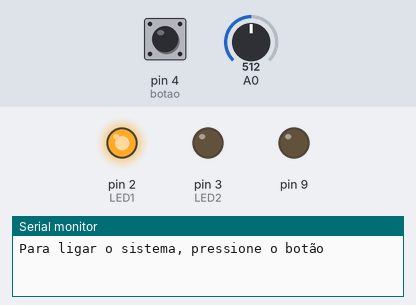
The sketch below on a simulated Arduino Uno, built with avr-gcc and run on an emulated ATmega328P. Parts: output pins drawn as LEDs (lit = HIGH), the last lines printed to the serial monitor. The inputs (shaded band) are chosen by the test bench; at power-on: pin 4 (botao) HIGH, A0 = 512.

Above: at 0.8 s.
0.9 s: pin 4 (botao) pulled LOW for 0.15 s
At 1.3 s:
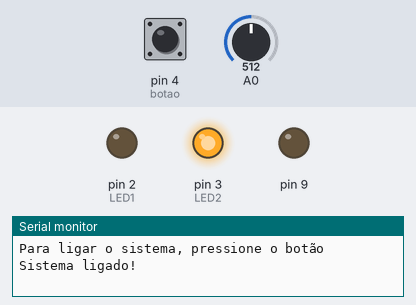
4.0 s: A0 set to 716
At 6.4 s:
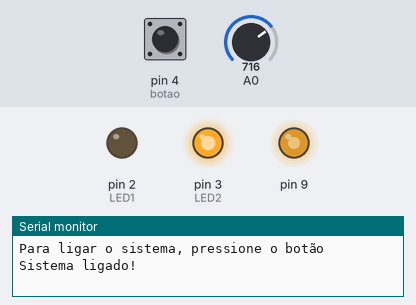
7.0 s: A0 set to 900
At 8.3 s:
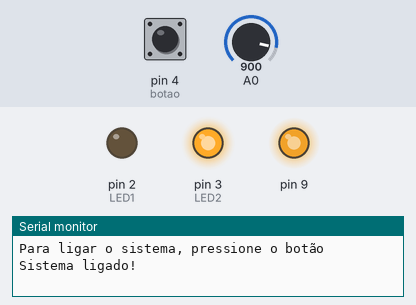
10.0 s: A0 set to 511
At 10.6 s:
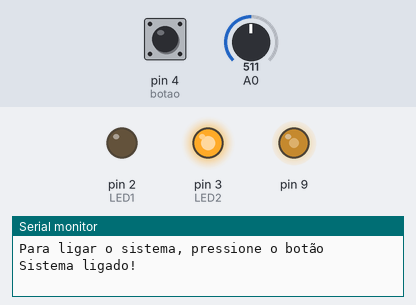
16.0 s: pin 4 (botao) pulled LOW for 1 s
At 18.3 s:
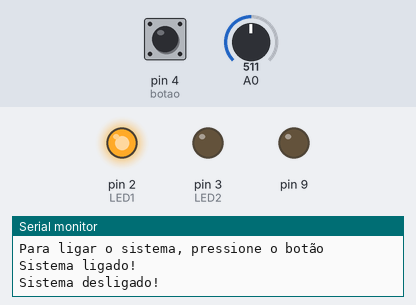
Timing chart, 0 to 19.5 s (numbered marks = the images above; inputs shaded):
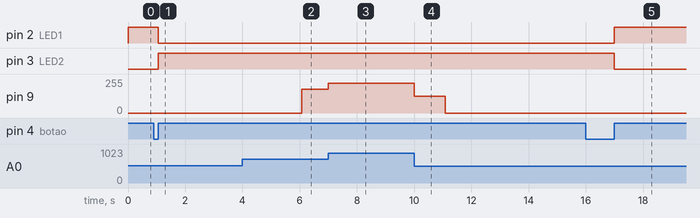

The sketch:

main.ino
```cpp
#include <avr/io.h>
#include <avr/interrupt.h>
#include <inttypes.h>

#define F_CPU 16000000UL /*define a frequência do microcontrolador 16MHz (necessário
 para usar as rotinas de atraso)*/
#define BAUD   9600    //taxa de 9600 bps
#define MYUBRR  F_CPU/16/BAUD-1

#include <avr/io.h> //definições do componente especificado
#include <util/delay.h> //bibliot. para as rotinas de _delay_ms() e delay_us()
//Definições de macros - para o trabalho com os bits de uma variável
#define LED1 PD2 // PIN 2 (LED VERMELHO) - REPRESENTA QUE O SISTEMA ESTÁ DESLIGADO
#define LED2 PD3 // PIN 3 (LED VERDE) - REPRESENTA QUE O SISTEMA ESTÁ LIGADO
#define botao PD4
#define botaoPressionado(PIND,botao) !tst_bit(PIND,botao)

#define turnLedOn(PORT, bits) PORT&=~(1<<bits)
#define turnLedOff(PORT,bits) PORT|=(1<<bits)
#define tst_bit(PIN,bits)(PIN&(1<<bits)) //testa o bit x da variável Y (retorna 0 ou 1)

int cont = 0;
bool state = false;
unsigned char *chptr;
//------------------------------------------------------------------------------------


void USART_Inic(unsigned int ubrr)
{
  UBRR0H = (unsigned char)(ubrr >> 8); //Ajusta a taxa de transmissão
  UBRR0L = (unsigned char)ubrr;

  UCSR0A = 0;//desabilitar velocidade dupla (no Arduino é habilitado por padrão)
  UCSR0B = _BV(RXEN0) | _BV(TXEN0); //Habilita tanto o transmissor quanto o receptor
  UCSR0C = _BV(UCSZ01) | _BV(UCSZ00); /*modo assíncrono, 8 bits de dados, 1 bit de parada, sem paridade*/
}

void USART_Transmit(unsigned char info)
{
  while(!(UCSR0A & (1<<UDRE0))); // espera a limpeza do registrador de transmissão
  UDR0 = info; // envia o dado
}

void escreverMensagem(char *c) {
  for (; *c != 0; c++) USART_Transmit(*c);
}

uint8_t rxByte()
{
  //Bit RXC sinaliza quando existem bytes não lidos no buffer
  while(!(UCSR0A & (1<<RXC0)));
  return UDR0;
}

/*
 * Limpa o registrador de entrada - quando ocorre um erro, por exemplo -
 */
void USART_Flush( void )
{
 unsigned char dummy;
 while ( UCSR0A & (1<<RXC0) ) dummy = UDR0;
}

// configuração do ADC
void set_ADC(void)
{
  // Registrador de Seleção
  ADMUX |= 0b01000000; // 01 ref(Vcc); 0 (ADC - SEM ADLAR); 0 (RESERVADO); 0000 (MUX p/ ADC0)
  // Registrador de Status
  ADCSRA |= 0b11000111; // 1 (ADEN: Enable); 10 (ADSC: Start Conversion e ADATE: sem auto trigger); 00 (ADIF: Flag de interrupção e ADIE: Interrupt Enable); 111 (Prescaler - Divisão por 128)
  // Habilita uso de interrupção
  sei();
}

long mapFunction(long adc, long in_min, long in_max, long out_min, int out_max)
{
  return (adc - in_min) * (out_max - out_min) / (in_max - in_min) + out_min;
}

void set_counter()
{
  /*
   * Configura-se o contador
   * 1. COM0A1 - PWM NÃO INVERTIDO;
   * 2. WGM01 e WGM00 - MODO DE OPERAÇÃO DE 10 BITS;
   * 3. APÓS SETAR WGM12, PWM OPERA NO MODO FAST;
   * 4. CS02 - HABILITA-SE UM DIVISOR DE 256 (DEFINE A TAXA DE SÍMBOLO DE TRANSMISSÃO);
   * 5. ativa a interrupção por estouro do TIMER 0.
   */
  cli();
  TCNT0 =  0b00000000;
  //TCCR0A = _BV(COM0A1) | _BV(WGM01) | _BV(WGM00);
  TCCR0B = _BV(WGM02) | _BV(CS02);
  TIMSK0 = _BV(TOIE0);
  sei();
}

ISR(TIMER0_OVF_vect){
  cont++;
  if(cont == 1225){
    state = !state;
    cont = 0;
  }

  // -- Configura Interrupção do Timer0 --
  //
  // T0_OVF = (256 - timer0) x prescaler x ciclo de máquina
  //        = (256 -    0  ) x    256    x      62,5E-9
  //        =~ 4 ms
  //
  // Para 60 ms: 4ms x 15
}

void setPwmOutput(){
   // iniciamos zerando o valor do output do pwm de TCCR1A
  OCR1A = 0;

  // configuracao do PWM
  //FAST PWM 10 bits (Modo 7) sem inversão
  /*
   * Configura-se a PWM
   * 1. COM1A1 - PWM NÃO INVERTIDO;
   * 2. WGM10 - MODO DE OPERAÇÃO DE 8 BITS;
   * 3. CS11 - HABILITA-SE UM DIVISOR DE 8 (DEFINE A TAXA DE SÍMBOLO DE TRANSMISSÃO);
   * 4. APÓS SETAR WGM12, PWM OPERA NO MODO FAST;
   */
  TCCR1A = _BV(COM1A1) | _BV(WGM10);
  TCCR1B = _BV(CS11) | _BV(WGM12);

  DDRB = _BV(PB1);
}

void potenciometroEnable(uint8_t ad_value){
     while(true){
       set_ADC();
       while (!(ADCSRA & 0b00010000)); // aguarda conversao
       ad_value = mapFunction(ADC, 0, 1023, 0, 255);
       //chptr = (unsigned char *) &ad_value;
       //txByte(*chptr);
       //txByte(*chptr++);
       //txByte(*chptr++);
       //txByte(*chptr++);

       if(state) {
        OCR1A = ad_value;
       } else OCR1A=0;

       if(botaoPressionado(PIND, botao)){
         // sei();
          OCR1A= 0;
          state = !state;
          break;
       }
     }
}

int main()
{
  //Serial.begin(9600);
  uint8_t ad_value;
  USART_Inic(MYUBRR);

 /* Configuração do DDRD
  * 1. PD2, PD3 saídas;
  */
 DDRD = 0b00001100;
 /*/
  * Configura todas as portas como
  */
 PORTD= 0b11111111;
 bool system_on = false;

 set_counter();

  while(1){
    if(!system_on){
      turnLedOn(PORTD,LED2);
      system_on = true;

      escreverMensagem("Para ligar o sistema, pressione o botão\n\0!");
    }


     if(botaoPressionado(PIND, botao))
     {
       while(botaoPressionado(PIND, botao)); // enquanto eu não soltar o botão
       cont = 0;
       if(tst_bit(PORTD,LED1)){
         turnLedOn(PORTD, LED1);
         turnLedOff(PORTD,LED2);

         escreverMensagem("Sistema ligado! \n\0!");

         setPwmOutput();
         potenciometroEnable(ad_value);
       }
       else{
         turnLedOff(PORTD,LED1);
         turnLedOn(PORTD,LED2);

         escreverMensagem("Sistema desligado!\n\0!");
       }
     }
   }
}
```

Measured:
- after the input at 0.9 s, pin 2 (LED1): HIGH → LOW after 0.15 s; pin 3 (LED2): LOW → HIGH after 0.15 s
- after the input at 4.0 s, pin 9: 0/255 → 178/255 after 2.1 s
- after the input at 7.0 s, pin 9: 178/255 → 224/255 at once
- after the input at 10.0 s, pin 9: 224/255 → 127/255 at once, → 0/255 1.1 s later
- after the input at 16.0 s, pin 2 (LED1): LOW → HIGH after 1.0 s; pin 3 (LED2): HIGH → LOW after 1.0 s; pin 9: stays 0/255 (without the input it goes to 127/255 after 0.10 s)
